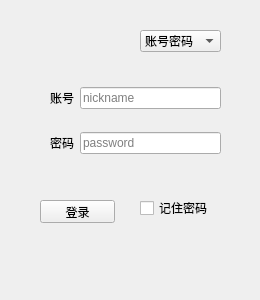
<?xml version="1.0" encoding="UTF-8"?>
<ui version="4.0">
 <class>LoginWindow</class>
 <widget class="QWidget" name="LoginWindow">
  <property name="geometry">
   <rect>
    <x>0</x>
    <y>0</y>
    <width>260</width>
    <height>300</height>
   </rect>
  </property>
  <property name="minimumSize">
   <size>
    <width>260</width>
    <height>300</height>
   </size>
  </property>
  <property name="maximumSize">
   <size>
    <width>260</width>
    <height>300</height>
   </size>
  </property>
  <property name="windowTitle">
   <string>Form</string>
  </property>
  <widget class="QWidget" name="gridLayoutWidget">
   <property name="geometry">
    <rect>
     <x>50</x>
     <y>70</y>
     <width>171</width>
     <height>102</height>
    </rect>
   </property>
   <layout class="QGridLayout" name="nplogin">
    <item row="1" column="1">
     <widget class="QLineEdit" name="pwl">
      <property name="inputMask">
       <string/>
      </property>
      <property name="text">
       <string/>
      </property>
      <property name="echoMode">
       <enum>QLineEdit::Password</enum>
      </property>
      <property name="placeholderText">
       <string>password</string>
      </property>
     </widget>
    </item>
    <item row="1" column="0">
     <widget class="QLabel" name="pw">
      <property name="text">
       <string>密码</string>
      </property>
     </widget>
    </item>
    <item row="0" column="1">
     <widget class="QLineEdit" name="nnl">
      <property name="enabled">
       <bool>true</bool>
      </property>
      <property name="inputMask">
       <string/>
      </property>
      <property name="text">
       <string/>
      </property>
      <property name="placeholderText">
       <string>nickname</string>
      </property>
     </widget>
    </item>
    <item row="0" column="0">
     <widget class="QLabel" name="nn">
      <property name="text">
       <string>账号</string>
      </property>
     </widget>
    </item>
   </layout>
   <zorder>nnl</zorder>
   <zorder>pw</zorder>
   <zorder>pwl</zorder>
   <zorder>nn</zorder>
  </widget>
  <widget class="QPushButton" name="pushButton">
   <property name="geometry">
    <rect>
     <x>40</x>
     <y>200</y>
     <width>75</width>
     <height>23</height>
    </rect>
   </property>
   <property name="text">
    <string>登录</string>
   </property>
  </widget>
  <widget class="QComboBox" name="comboBox">
   <property name="geometry">
    <rect>
     <x>140</x>
     <y>30</y>
     <width>81</width>
     <height>22</height>
    </rect>
   </property>
   <property name="frame">
    <bool>true</bool>
   </property>
   <item>
    <property name="text">
     <string>账号密码</string>
    </property>
   </item>
   <item>
    <property name="text">
     <string>验证码</string>
    </property>
   </item>
   <item>
    <property name="text">
     <string>二维码</string>
    </property>
   </item>
  </widget>
  <widget class="QCheckBox" name="checkBox">
   <property name="geometry">
    <rect>
     <x>140</x>
     <y>200</y>
     <width>71</width>
     <height>16</height>
    </rect>
   </property>
   <property name="text">
    <string>记住密码</string>
   </property>
  </widget>
 </widget>
 <resources/>
 <connections>
  <connection>
   <sender>checkBox</sender>
   <signal>clicked(bool)</signal>
   <receiver>LoginWindow</receiver>
   <slot>loginwindow_save_password()</slot>
   <hints>
    <hint type="sourcelabel">
     <x>179</x>
     <y>206</y>
    </hint>
    <hint type="destinationlabel">
     <x>221</x>
     <y>263</y>
    </hint>
   </hints>
  </connection>
  <connection>
   <sender>comboBox</sender>
   <signal>currentIndexChanged(int)</signal>
   <receiver>LoginWindow</receiver>
   <slot>loginwindow_loginfunc_combox()</slot>
   <hints>
    <hint type="sourcelabel">
     <x>176</x>
     <y>39</y>
    </hint>
    <hint type="destinationlabel">
     <x>239</x>
     <y>66</y>
    </hint>
   </hints>
  </connection>
  <connection>
   <sender>pushButton</sender>
   <signal>clicked()</signal>
   <receiver>LoginWindow</receiver>
   <slot>loginwindow_login()</slot>
   <hints>
    <hint type="sourcelabel">
     <x>40</x>
     <y>217</y>
    </hint>
    <hint type="destinationlabel">
     <x>51</x>
     <y>277</y>
    </hint>
   </hints>
  </connection>
 </connections>
 <slots>
  <slot>loginwindow_save_password()</slot>
  <slot>loginwindow_loginfunc_combox()</slot>
  <slot>loginwindow_login()</slot>
 </slots>
</ui>
